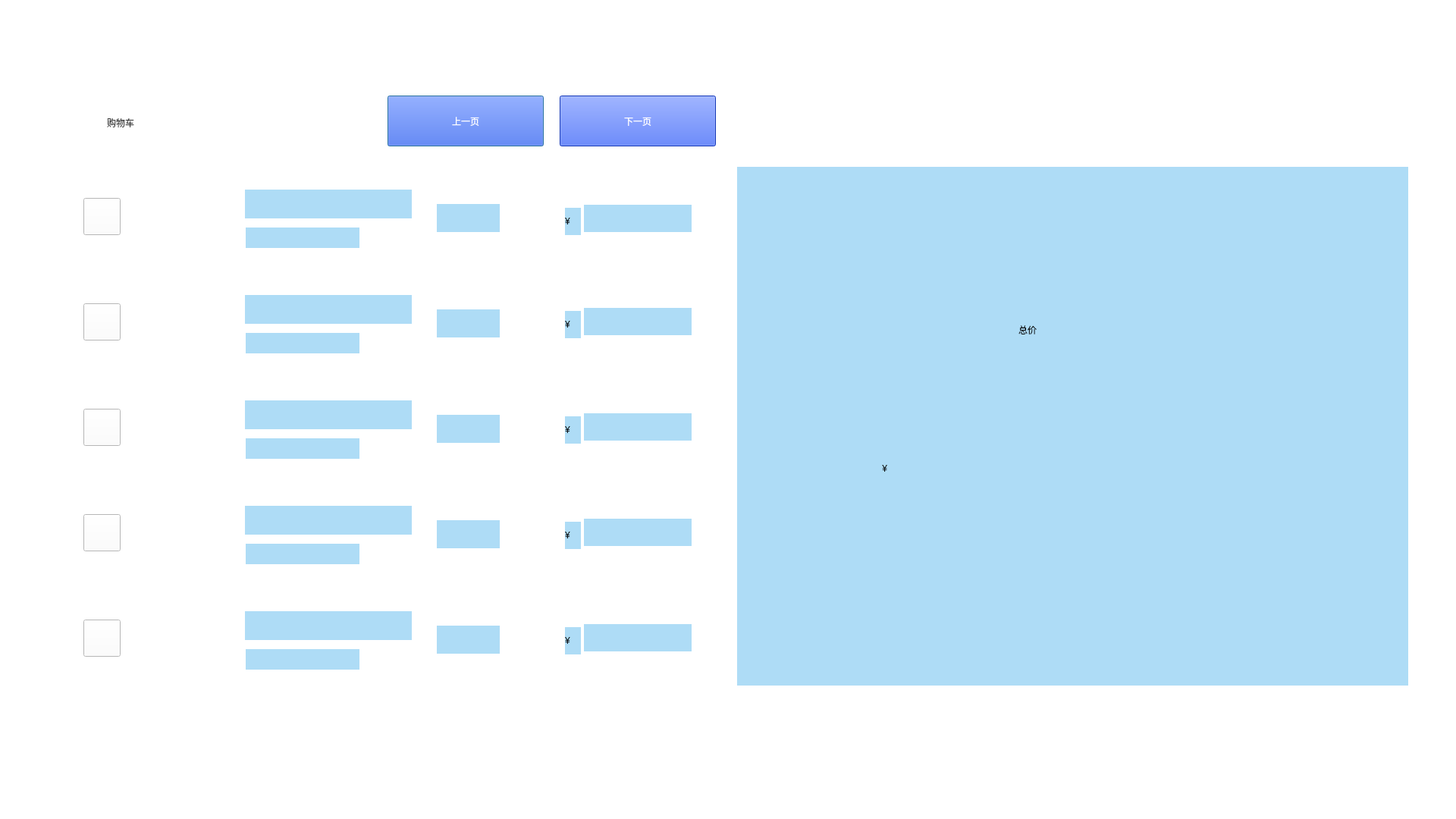
<?xml version="1.0" encoding="UTF-8"?>
<ui version="4.0">
 <class>ShoppingCart</class>
 <widget class="QDialog" name="ShoppingCart">
  <property name="geometry">
   <rect>
    <x>0</x>
    <y>0</y>
    <width>1920</width>
    <height>1080</height>
   </rect>
  </property>
  <property name="windowTitle">
   <string>Dialog</string>
  </property>
  <property name="styleSheet">
   <string notr="true">background-color: rgb(255, 255, 255);</string>
  </property>
  <widget class="QPushButton" name="to_recognition_button">
   <property name="geometry">
    <rect>
     <x>166</x>
     <y>920</y>
     <width>677</width>
     <height>161</height>
    </rect>
   </property>
   <property name="styleSheet">
    <string notr="true">background-color: rgb(255, 255, 255);</string>
   </property>
   <property name="text">
    <string/>
   </property>
   <property name="checkable">
    <bool>true</bool>
   </property>
   <property name="autoDefault">
    <bool>false</bool>
   </property>
   <property name="flat">
    <bool>true</bool>
   </property>
  </widget>
  <widget class="QPushButton" name="page_last">
   <property name="geometry">
    <rect>
     <x>511</x>
     <y>126</y>
     <width>206</width>
     <height>67</height>
    </rect>
   </property>
   <property name="styleSheet">
    <string notr="true">font: 20pt &quot;微软雅黑&quot;;
color: rgb(255, 255, 255);
background-color: rgb(23, 73, 255);</string>
   </property>
   <property name="text">
    <string>上一页</string>
   </property>
  </widget>
  <widget class="QPushButton" name="page_next">
   <property name="geometry">
    <rect>
     <x>738</x>
     <y>126</y>
     <width>206</width>
     <height>67</height>
    </rect>
   </property>
   <property name="styleSheet">
    <string notr="true">font: 20pt &quot;微软雅黑&quot;;
background-color: rgb(23, 73, 255);
color: rgb(255, 255, 255);</string>
   </property>
   <property name="text">
    <string>下一页</string>
   </property>
  </widget>
  <widget class="QLabel" name="fruit_image1">
   <property name="geometry">
    <rect>
     <x>215</x>
     <y>247</y>
     <width>77</width>
     <height>77</height>
    </rect>
   </property>
   <property name="text">
    <string/>
   </property>
  </widget>
  <widget class="QLabel" name="fruit_weight_1">
   <property name="geometry">
    <rect>
     <x>576</x>
     <y>269</y>
     <width>83</width>
     <height>37</height>
    </rect>
   </property>
   <property name="styleSheet">
    <string notr="true">color: rgb(0, 0, 0);
font: 75 17pt &quot;楷体&quot;;
background-color: rgb(174, 220, 246);
</string>
   </property>
   <property name="text">
    <string/>
   </property>
  </widget>
  <widget class="QLabel" name="label_ma">
   <property name="geometry">
    <rect>
     <x>972</x>
     <y>220</y>
     <width>885</width>
     <height>684</height>
    </rect>
   </property>
   <property name="styleSheet">
    <string notr="true">background-color: rgb(174, 220, 246);
</string>
   </property>
   <property name="text">
    <string/>
   </property>
  </widget>
  <widget class="QLabel" name="label_title">
   <property name="geometry">
    <rect>
     <x>0</x>
     <y>0</y>
     <width>1920</width>
     <height>96</height>
    </rect>
   </property>
   <property name="text">
    <string/>
   </property>
  </widget>
  <widget class="QLabel" name="fruit_image2">
   <property name="geometry">
    <rect>
     <x>215</x>
     <y>386</y>
     <width>77</width>
     <height>77</height>
    </rect>
   </property>
   <property name="text">
    <string/>
   </property>
  </widget>
  <widget class="QLabel" name="fruit_image3">
   <property name="geometry">
    <rect>
     <x>215</x>
     <y>525</y>
     <width>77</width>
     <height>77</height>
    </rect>
   </property>
   <property name="text">
    <string/>
   </property>
  </widget>
  <widget class="QLabel" name="fruit_image4">
   <property name="geometry">
    <rect>
     <x>215</x>
     <y>664</y>
     <width>77</width>
     <height>77</height>
    </rect>
   </property>
   <property name="text">
    <string/>
   </property>
  </widget>
  <widget class="QLabel" name="label_heji">
   <property name="geometry">
    <rect>
     <x>1343</x>
     <y>394</y>
     <width>171</width>
     <height>81</height>
    </rect>
   </property>
   <property name="styleSheet">
    <string notr="true">font: 60pt &quot;微软雅黑&quot;;
color: rgb(0, 0, 0);
background-color: rgb(174, 220, 246);


</string>
   </property>
   <property name="text">
    <string>总价</string>
   </property>
  </widget>
  <widget class="QLabel" name="label_total_price">
   <property name="geometry">
    <rect>
     <x>1320</x>
     <y>535</y>
     <width>471</width>
     <height>141</height>
    </rect>
   </property>
   <property name="styleSheet">
    <string notr="true">font: 108pt &quot;微软雅黑&quot;;
color: rgb(0, 0, 0);
background-color: rgb(174, 220, 246);




</string>
   </property>
   <property name="text">
    <string/>
   </property>
  </widget>
  <widget class="QLabel" name="label_6">
   <property name="geometry">
    <rect>
     <x>1160</x>
     <y>580</y>
     <width>81</width>
     <height>76</height>
    </rect>
   </property>
   <property name="styleSheet">
    <string notr="true">
font: 68pt &quot;微软雅黑&quot;;
color: rgb(0, 0, 0);
background-color: rgb(174, 220, 246);


</string>
   </property>
   <property name="text">
    <string> ¥</string>
   </property>
  </widget>
  <widget class="QLabel" name="fruit_image5">
   <property name="geometry">
    <rect>
     <x>215</x>
     <y>803</y>
     <width>77</width>
     <height>77</height>
    </rect>
   </property>
   <property name="text">
    <string/>
   </property>
  </widget>
  <widget class="QPushButton" name="wechat_pay_button">
   <property name="geometry">
    <rect>
     <x>1093</x>
     <y>920</y>
     <width>640</width>
     <height>161</height>
    </rect>
   </property>
   <property name="styleSheet">
    <string notr="true">background-color: rgb(0, 56, 0);
background-color: rgb(255, 255, 255);</string>
   </property>
   <property name="text">
    <string/>
   </property>
   <property name="checkable">
    <bool>true</bool>
   </property>
   <property name="autoDefault">
    <bool>false</bool>
   </property>
   <property name="flat">
    <bool>true</bool>
   </property>
  </widget>
  <widget class="QPushButton" name="button_home">
   <property name="geometry">
    <rect>
     <x>1668</x>
     <y>13</y>
     <width>215</width>
     <height>70</height>
    </rect>
   </property>
   <property name="text">
    <string/>
   </property>
   <property name="flat">
    <bool>true</bool>
   </property>
  </widget>
  <widget class="QLabel" name="puchase_logo">
   <property name="geometry">
    <rect>
     <x>60</x>
     <y>128</y>
     <width>58</width>
     <height>55</height>
    </rect>
   </property>
   <property name="text">
    <string/>
   </property>
  </widget>
  <widget class="QLabel" name="label_text">
   <property name="geometry">
    <rect>
     <x>141</x>
     <y>126</y>
     <width>191</width>
     <height>71</height>
    </rect>
   </property>
   <property name="styleSheet">
    <string notr="true">background-color: rgb(255, 255, 255);
font: 48pt &quot;微软雅黑&quot;;
color: rgb(62, 62, 62);</string>
   </property>
   <property name="text">
    <string>购物车</string>
   </property>
  </widget>
  <widget class="QPushButton" name="selected_button1">
   <property name="geometry">
    <rect>
     <x>110</x>
     <y>261</y>
     <width>49</width>
     <height>49</height>
    </rect>
   </property>
   <property name="text">
    <string/>
   </property>
  </widget>
  <widget class="QPushButton" name="selected_button2">
   <property name="geometry">
    <rect>
     <x>110</x>
     <y>400</y>
     <width>49</width>
     <height>49</height>
    </rect>
   </property>
   <property name="text">
    <string/>
   </property>
  </widget>
  <widget class="QPushButton" name="selected_button3">
   <property name="geometry">
    <rect>
     <x>110</x>
     <y>539</y>
     <width>49</width>
     <height>49</height>
    </rect>
   </property>
   <property name="text">
    <string/>
   </property>
  </widget>
  <widget class="QPushButton" name="selected_button4">
   <property name="geometry">
    <rect>
     <x>110</x>
     <y>678</y>
     <width>49</width>
     <height>49</height>
    </rect>
   </property>
   <property name="text">
    <string/>
   </property>
  </widget>
  <widget class="QPushButton" name="selected_button5">
   <property name="geometry">
    <rect>
     <x>110</x>
     <y>817</y>
     <width>49</width>
     <height>49</height>
    </rect>
   </property>
   <property name="text">
    <string/>
   </property>
  </widget>
  <widget class="QLabel" name="fruit_name_1">
   <property name="geometry">
    <rect>
     <x>323</x>
     <y>250</y>
     <width>220</width>
     <height>38</height>
    </rect>
   </property>
   <property name="styleSheet">
    <string notr="true">background-color: rgb(174, 220, 246);

font: 24pt &quot;微软雅黑&quot;;</string>
   </property>
   <property name="text">
    <string/>
   </property>
  </widget>
  <widget class="QLabel" name="fruit_unit_price_1">
   <property name="geometry">
    <rect>
     <x>324</x>
     <y>300</y>
     <width>150</width>
     <height>27</height>
    </rect>
   </property>
   <property name="styleSheet">
    <string notr="true">background-color: rgb(174, 220, 246);
color: rgb(153, 153, 153);
font: 14pt &quot;微软雅黑&quot;;</string>
   </property>
   <property name="text">
    <string/>
   </property>
  </widget>
  <widget class="QLabel" name="fruit_total_price_1">
   <property name="geometry">
    <rect>
     <x>770</x>
     <y>270</y>
     <width>142</width>
     <height>36</height>
    </rect>
   </property>
   <property name="styleSheet">
    <string notr="true">color: rgb(0, 0, 0);
font: 28pt &quot;微软雅黑&quot;;
background-color: rgb(174, 220, 246);
</string>
   </property>
   <property name="text">
    <string/>
   </property>
  </widget>
  <widget class="QLabel" name="fruit_name_2">
   <property name="geometry">
    <rect>
     <x>323</x>
     <y>389</y>
     <width>220</width>
     <height>38</height>
    </rect>
   </property>
   <property name="styleSheet">
    <string notr="true">background-color: rgb(174, 220, 246);
font: 24pt &quot;微软雅黑&quot;;</string>
   </property>
   <property name="text">
    <string/>
   </property>
  </widget>
  <widget class="QLabel" name="fruit_name_3">
   <property name="geometry">
    <rect>
     <x>323</x>
     <y>528</y>
     <width>220</width>
     <height>38</height>
    </rect>
   </property>
   <property name="styleSheet">
    <string notr="true">background-color: rgb(174, 220, 246);
font: 24pt &quot;微软雅黑&quot;;</string>
   </property>
   <property name="text">
    <string/>
   </property>
  </widget>
  <widget class="QLabel" name="fruit_name_4">
   <property name="geometry">
    <rect>
     <x>323</x>
     <y>667</y>
     <width>220</width>
     <height>38</height>
    </rect>
   </property>
   <property name="styleSheet">
    <string notr="true">background-color: rgb(174, 220, 246);
font: 24pt &quot;微软雅黑&quot;;</string>
   </property>
   <property name="text">
    <string/>
   </property>
  </widget>
  <widget class="QLabel" name="fruit_name_5">
   <property name="geometry">
    <rect>
     <x>323</x>
     <y>806</y>
     <width>220</width>
     <height>38</height>
    </rect>
   </property>
   <property name="styleSheet">
    <string notr="true">background-color: rgb(174, 220, 246);
font: 24pt &quot;微软雅黑&quot;;</string>
   </property>
   <property name="text">
    <string/>
   </property>
  </widget>
  <widget class="QLabel" name="fruit_unit_price_2">
   <property name="geometry">
    <rect>
     <x>324</x>
     <y>439</y>
     <width>150</width>
     <height>27</height>
    </rect>
   </property>
   <property name="styleSheet">
    <string notr="true">background-color: rgb(174, 220, 246);
color: rgb(153, 153, 153);
font: 14pt &quot;微软雅黑&quot;;</string>
   </property>
   <property name="text">
    <string/>
   </property>
  </widget>
  <widget class="QLabel" name="fruit_unit_price_3">
   <property name="geometry">
    <rect>
     <x>324</x>
     <y>578</y>
     <width>150</width>
     <height>27</height>
    </rect>
   </property>
   <property name="styleSheet">
    <string notr="true">background-color: rgb(174, 220, 246);
color: rgb(153, 153, 153);
font: 14pt &quot;微软雅黑&quot;;</string>
   </property>
   <property name="text">
    <string/>
   </property>
  </widget>
  <widget class="QLabel" name="fruit_unit_price_4">
   <property name="geometry">
    <rect>
     <x>324</x>
     <y>717</y>
     <width>150</width>
     <height>27</height>
    </rect>
   </property>
   <property name="styleSheet">
    <string notr="true">background-color: rgb(174, 220, 246);
color: rgb(153, 153, 153);
font: 14pt &quot;微软雅黑&quot;;</string>
   </property>
   <property name="text">
    <string/>
   </property>
  </widget>
  <widget class="QLabel" name="fruit_unit_price_5">
   <property name="geometry">
    <rect>
     <x>324</x>
     <y>856</y>
     <width>150</width>
     <height>27</height>
    </rect>
   </property>
   <property name="styleSheet">
    <string notr="true">background-color: rgb(174, 220, 246);
color: rgb(153, 153, 153);
font: 14pt &quot;微软雅黑&quot;;</string>
   </property>
   <property name="text">
    <string/>
   </property>
  </widget>
  <widget class="QLabel" name="fruit_weight_2">
   <property name="geometry">
    <rect>
     <x>576</x>
     <y>408</y>
     <width>83</width>
     <height>37</height>
    </rect>
   </property>
   <property name="styleSheet">
    <string notr="true">color: rgb(0, 0, 0);
font: 75 17pt &quot;楷体&quot;;
background-color: rgb(174, 220, 246);
</string>
   </property>
   <property name="text">
    <string/>
   </property>
  </widget>
  <widget class="QLabel" name="fruit_weight_3">
   <property name="geometry">
    <rect>
     <x>576</x>
     <y>547</y>
     <width>83</width>
     <height>37</height>
    </rect>
   </property>
   <property name="styleSheet">
    <string notr="true">color: rgb(0, 0, 0);
font: 75 17pt &quot;楷体&quot;;
background-color: rgb(174, 220, 246);
</string>
   </property>
   <property name="text">
    <string/>
   </property>
  </widget>
  <widget class="QLabel" name="fruit_weight_4">
   <property name="geometry">
    <rect>
     <x>576</x>
     <y>686</y>
     <width>83</width>
     <height>37</height>
    </rect>
   </property>
   <property name="styleSheet">
    <string notr="true">color: rgb(0, 0, 0);
font: 75 17pt &quot;楷体&quot;;
background-color: rgb(174, 220, 246);
</string>
   </property>
   <property name="text">
    <string/>
   </property>
  </widget>
  <widget class="QLabel" name="fruit_weight_5">
   <property name="geometry">
    <rect>
     <x>576</x>
     <y>825</y>
     <width>83</width>
     <height>37</height>
    </rect>
   </property>
   <property name="styleSheet">
    <string notr="true">color: rgb(0, 0, 0);
font: 75 17pt &quot;楷体&quot;;
background-color: rgb(174, 220, 246);
</string>
   </property>
   <property name="text">
    <string/>
   </property>
  </widget>
  <widget class="QLabel" name="fruit_total_price_2">
   <property name="geometry">
    <rect>
     <x>770</x>
     <y>406</y>
     <width>142</width>
     <height>36</height>
    </rect>
   </property>
   <property name="styleSheet">
    <string notr="true">color: rgb(0, 0, 0);
font: 28pt &quot;微软雅黑&quot;;
background-color: rgb(174, 220, 246);
</string>
   </property>
   <property name="text">
    <string/>
   </property>
  </widget>
  <widget class="QLabel" name="fruit_total_price_3">
   <property name="geometry">
    <rect>
     <x>770</x>
     <y>545</y>
     <width>142</width>
     <height>36</height>
    </rect>
   </property>
   <property name="styleSheet">
    <string notr="true">color: rgb(0, 0, 0);
font: 28pt &quot;微软雅黑&quot;;
background-color: rgb(174, 220, 246);
</string>
   </property>
   <property name="text">
    <string/>
   </property>
  </widget>
  <widget class="QLabel" name="fruit_total_price_4">
   <property name="geometry">
    <rect>
     <x>770</x>
     <y>684</y>
     <width>142</width>
     <height>36</height>
    </rect>
   </property>
   <property name="styleSheet">
    <string notr="true">color: rgb(0, 0, 0);
font: 28pt &quot;微软雅黑&quot;;
background-color: rgb(174, 220, 246);
</string>
   </property>
   <property name="text">
    <string/>
   </property>
  </widget>
  <widget class="QLabel" name="fruit_total_price_5">
   <property name="geometry">
    <rect>
     <x>770</x>
     <y>823</y>
     <width>142</width>
     <height>36</height>
    </rect>
   </property>
   <property name="styleSheet">
    <string notr="true">color: rgb(0, 0, 0);
font: 28pt &quot;微软雅黑&quot;;
background-color: rgb(174, 220, 246);
</string>
   </property>
   <property name="text">
    <string/>
   </property>
  </widget>
  <widget class="QLabel" name="coin_1">
   <property name="geometry">
    <rect>
     <x>745</x>
     <y>274</y>
     <width>21</width>
     <height>36</height>
    </rect>
   </property>
   <property name="styleSheet">
    <string notr="true">font: 18pt &quot;楷体&quot;;
color: rgb(0, 0, 0);
background-color: rgb(174, 220, 246);
</string>
   </property>
   <property name="text">
    <string>¥</string>
   </property>
  </widget>
  <widget class="QLabel" name="coin_2">
   <property name="geometry">
    <rect>
     <x>745</x>
     <y>410</y>
     <width>21</width>
     <height>36</height>
    </rect>
   </property>
   <property name="styleSheet">
    <string notr="true">font: 18pt &quot;楷体&quot;;
color: rgb(0, 0, 0);
background-color: rgb(174, 220, 246);


</string>
   </property>
   <property name="text">
    <string>¥</string>
   </property>
  </widget>
  <widget class="QLabel" name="coin_3">
   <property name="geometry">
    <rect>
     <x>745</x>
     <y>549</y>
     <width>21</width>
     <height>36</height>
    </rect>
   </property>
   <property name="styleSheet">
    <string notr="true">font: 18pt &quot;楷体&quot;;
color: rgb(0, 0, 0);
background-color: rgb(174, 220, 246);


</string>
   </property>
   <property name="text">
    <string>¥</string>
   </property>
  </widget>
  <widget class="QLabel" name="coin_4">
   <property name="geometry">
    <rect>
     <x>745</x>
     <y>688</y>
     <width>21</width>
     <height>36</height>
    </rect>
   </property>
   <property name="styleSheet">
    <string notr="true">font: 18pt &quot;楷体&quot;;
color: rgb(0, 0, 0);
background-color: rgb(174, 220, 246);


</string>
   </property>
   <property name="text">
    <string>¥</string>
   </property>
  </widget>
  <widget class="QLabel" name="coin_5">
   <property name="geometry">
    <rect>
     <x>745</x>
     <y>827</y>
     <width>21</width>
     <height>36</height>
    </rect>
   </property>
   <property name="styleSheet">
    <string notr="true">font: 18pt &quot;楷体&quot;;
color: rgb(0, 0, 0);
background-color: rgb(174, 220, 246);


</string>
   </property>
   <property name="text">
    <string>¥</string>
   </property>
  </widget>
  <widget class="QPushButton" name="label_background_1">
   <property name="geometry">
    <rect>
     <x>60</x>
     <y>222</y>
     <width>885</width>
     <height>128</height>
    </rect>
   </property>
   <property name="text">
    <string/>
   </property>
   <property name="flat">
    <bool>true</bool>
   </property>
  </widget>
  <widget class="QPushButton" name="label_background_2">
   <property name="geometry">
    <rect>
     <x>60</x>
     <y>360</y>
     <width>885</width>
     <height>128</height>
    </rect>
   </property>
   <property name="text">
    <string/>
   </property>
   <property name="flat">
    <bool>true</bool>
   </property>
  </widget>
  <widget class="QPushButton" name="label_background_3">
   <property name="geometry">
    <rect>
     <x>60</x>
     <y>498</y>
     <width>885</width>
     <height>128</height>
    </rect>
   </property>
   <property name="text">
    <string/>
   </property>
   <property name="flat">
    <bool>true</bool>
   </property>
  </widget>
  <widget class="QPushButton" name="label_background_4">
   <property name="geometry">
    <rect>
     <x>60</x>
     <y>637</y>
     <width>885</width>
     <height>128</height>
    </rect>
   </property>
   <property name="text">
    <string/>
   </property>
   <property name="flat">
    <bool>true</bool>
   </property>
  </widget>
  <widget class="QPushButton" name="label_background_5">
   <property name="geometry">
    <rect>
     <x>60</x>
     <y>776</y>
     <width>885</width>
     <height>128</height>
    </rect>
   </property>
   <property name="text">
    <string/>
   </property>
   <property name="flat">
    <bool>true</bool>
   </property>
  </widget>
  <zorder>label_background_5</zorder>
  <zorder>label_background_4</zorder>
  <zorder>label_background_3</zorder>
  <zorder>label_background_2</zorder>
  <zorder>label_background_1</zorder>
  <zorder>to_recognition_button</zorder>
  <zorder>page_last</zorder>
  <zorder>page_next</zorder>
  <zorder>fruit_image1</zorder>
  <zorder>fruit_weight_1</zorder>
  <zorder>label_ma</zorder>
  <zorder>label_title</zorder>
  <zorder>fruit_image2</zorder>
  <zorder>fruit_image3</zorder>
  <zorder>fruit_image4</zorder>
  <zorder>label_heji</zorder>
  <zorder>label_total_price</zorder>
  <zorder>label_6</zorder>
  <zorder>fruit_image5</zorder>
  <zorder>wechat_pay_button</zorder>
  <zorder>button_home</zorder>
  <zorder>puchase_logo</zorder>
  <zorder>label_text</zorder>
  <zorder>selected_button1</zorder>
  <zorder>selected_button2</zorder>
  <zorder>selected_button3</zorder>
  <zorder>selected_button4</zorder>
  <zorder>selected_button5</zorder>
  <zorder>fruit_name_1</zorder>
  <zorder>fruit_unit_price_1</zorder>
  <zorder>fruit_total_price_1</zorder>
  <zorder>fruit_name_2</zorder>
  <zorder>fruit_name_3</zorder>
  <zorder>fruit_name_4</zorder>
  <zorder>fruit_name_5</zorder>
  <zorder>fruit_unit_price_2</zorder>
  <zorder>fruit_unit_price_3</zorder>
  <zorder>fruit_unit_price_4</zorder>
  <zorder>fruit_unit_price_5</zorder>
  <zorder>fruit_weight_2</zorder>
  <zorder>fruit_weight_3</zorder>
  <zorder>fruit_weight_4</zorder>
  <zorder>fruit_weight_5</zorder>
  <zorder>fruit_total_price_2</zorder>
  <zorder>fruit_total_price_3</zorder>
  <zorder>fruit_total_price_4</zorder>
  <zorder>fruit_total_price_5</zorder>
  <zorder>coin_1</zorder>
  <zorder>coin_2</zorder>
  <zorder>coin_3</zorder>
  <zorder>coin_4</zorder>
  <zorder>coin_5</zorder>
 </widget>
 <resources/>
 <connections/>
</ui>
